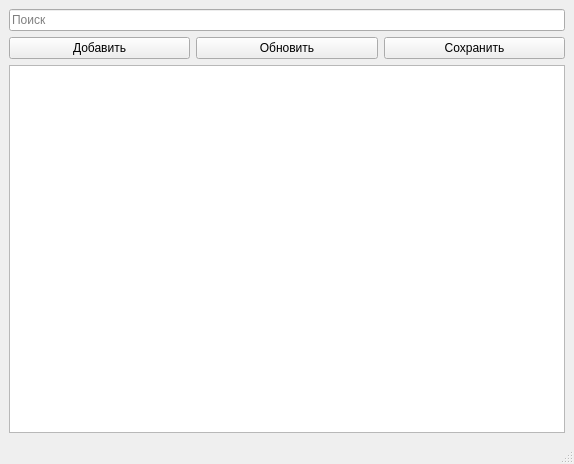
<?xml version="1.0" encoding="UTF-8"?>
<ui version="4.0">
 <class>MainWindow</class>
 <widget class="QMainWindow" name="MainWindow">
  <property name="geometry">
   <rect>
    <x>0</x>
    <y>0</y>
    <width>574</width>
    <height>464</height>
   </rect>
  </property>
  <property name="windowTitle">
   <string>MainWindow</string>
  </property>
  <widget class="QWidget" name="centralwidget">
   <layout class="QGridLayout" name="gridLayout">
    <item row="3" column="0">
     <layout class="QHBoxLayout" name="horizontalLayout">
      <item>
       <widget class="QPushButton" name="pushButton_2">
        <property name="text">
         <string>Добавить</string>
        </property>
       </widget>
      </item>
      <item>
       <widget class="QPushButton" name="reloadButton">
        <property name="text">
         <string>Обновить</string>
        </property>
       </widget>
      </item>
      <item>
       <widget class="QPushButton" name="pushButton">
        <property name="text">
         <string>Сохранить</string>
        </property>
       </widget>
      </item>
     </layout>
    </item>
    <item row="0" column="0">
     <widget class="QLineEdit" name="lineEdit">
      <property name="placeholderText">
       <string>Поиск</string>
      </property>
     </widget>
    </item>
    <item row="4" column="0">
     <widget class="QListWidget" name="listWidget"/>
    </item>
   </layout>
  </widget>
  <widget class="QMenuBar" name="menubar">
   <property name="geometry">
    <rect>
     <x>0</x>
     <y>0</y>
     <width>574</width>
     <height>22</height>
    </rect>
   </property>
  </widget>
  <widget class="QStatusBar" name="statusbar"/>
 </widget>
 <resources/>
 <connections/>
</ui>
